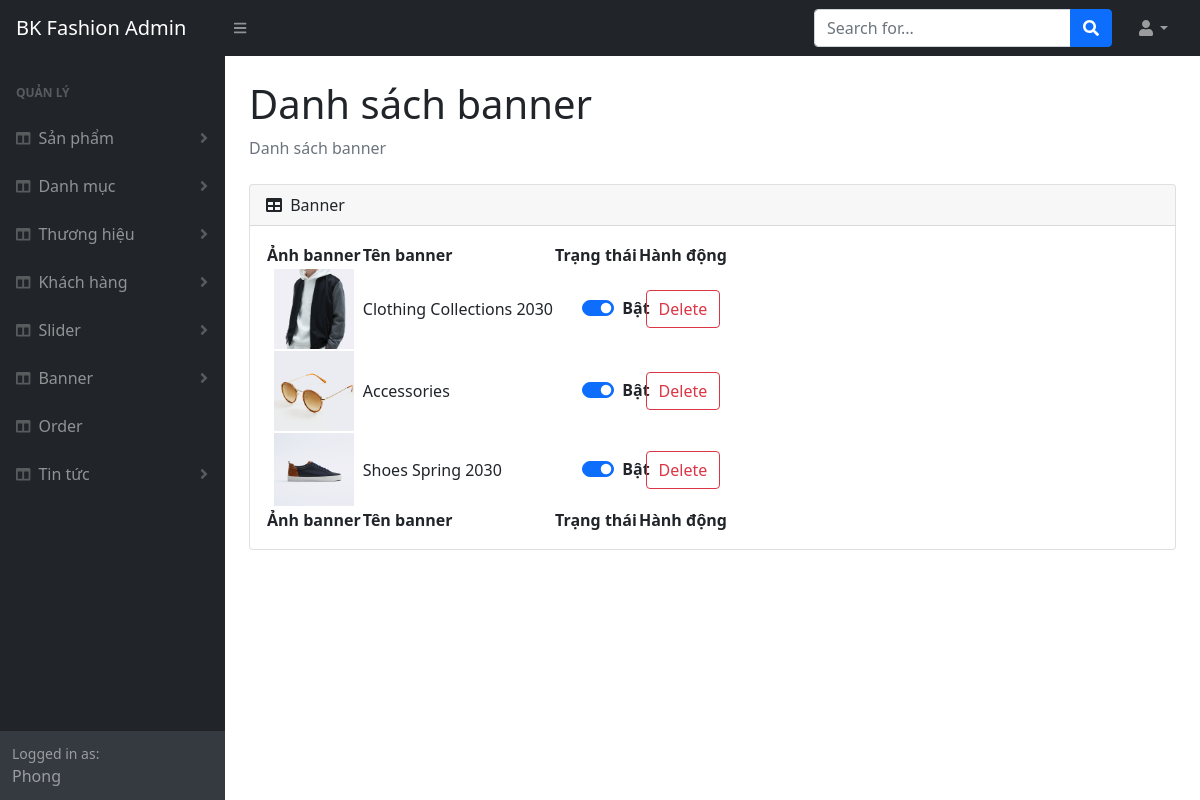
Screenshot of /admin/banner-list.php (signed in) with the database file from the repository.
### tables this page shows
CREATE TABLE `tbl_banner` (
  `bannerId` int(11) NOT NULL,
  `bannerName` varchar(255) NOT NULL,
  `bannerImage` varchar(255) NOT NULL,
  `status` int(11) NOT NULL
);

### lib/database.php (called while the page is built, shortened)
<?php
Class Database{
   public $host   = DB_HOST;
   public $user   = DB_USER;
   public $pass   = DB_PASS;
   public $dbname = DB_NAME;
   public $link;
private function connectDB(){
   $this->link = new mysqli($this->host, $this->user, $this->pass,
    $this->dbname);
   mysqli_set_charset($this->link,"utf8");
 }
public function select($query){
  $result = $this->link->query($query) or
   die($this->link->error.__LINE__);
  if($result->num_rows > 0){
    return $result;
  } else {
    return false;
  }
 }
}

### classes/banner.php (called while the page is built, shortened)
<?php
	$filepath = realpath(dirname(__FILE__));
	include_once ($filepath.'/../lib/database.php');
class Banner
{
    private $db;
	public function __construct()
	{
		$this->db = new Database();
	}
    public function show_banners()
    {
        $query = "SELECT * FROM `tbl_banner` ORDER BY bannerId DESC;";
        return $this->db->select($query);
    }
}

### admin/banner-list.php (the view, shortened to what this page needs)
<?php include 'inc_admin/header.php' ?>
<?php include 'inc_admin/sidebar.php' ?>
<?php include '../classes/banner.php';
    $banner = new Banner();
	$list_banner = $banner->show_banners();
?>
<div id="layoutSidenav_content">
    <main>
        <div class="container-fluid px-4">
            <h1 class="mt-4">Danh sách banner</h1>
            <ol class="breadcrumb mb-4">
                <li class="breadcrumb-item active">Danh sách banner</li>
            </ol>
            <div class="card mb-4">
                <div class="card-header">
                    <i class="fas fa-table me-1"></i>
                    Banner
                </div>
                <div class="card-body">
                    <table id="datatablesSimple">
                        <thead>
                            <tr>
                                <th>Ảnh banner</th>
                                <th>Tên banner</th>
                                <th>Trạng thái</th>
                                <th>Hành động</th>
                            </tr>
                        </thead>
                        <tfoot>
                            <tr>
                                <th>Ảnh banner</th>
                                <th>Tên banner</th>
                                <th>Trạng thái</th>
                                <th>Hành động</th>
                            </tr>
                        </tfoot>
                        <tbody>
                            <?php
                                if ($list_banner != false)
                                {
                                    while($row = $list_banner->fetch_assoc())
                                    {
                                        echo '
                                        <tr>
                                            <td class="text-center"><img src="../img/banner/'.$row["bannerImage"].'" alt="'.$row["bannerImage"].'" width = 80px"></td>
                                            <td>'.$row["bannerName"].'</td>
                                            <td>
                                                <div class="form-check form-switch offset-sm-4">';
                                                if ($row["status"]){
                                                    echo '<input class="form-check-input" type="checkbox" role="switch" id="mode'.$row["bannerId"].'" name="status" checked onchange="switchChange('.$row["bannerId"].', this.checked)">
                                                    <label class="form-check-label fw-bold" for="mode'.$row["bannerId"].'" id="labelswitch'.$row["bannerId"].'">Bật</label>';
                                                }
                                                else echo '<input class="form-check-input" type="checkbox" role="switch" id="mode'.$row["bannerId"].'" name="status" onchange="switchChange('.$row["bannerId"].', this.checked)">
                                                    <label class="form-check-label" for="mode'.$row["bannerId"].'" id="labelswitch'.$row["bannerId"].'">Tắt</label>';
                                        echo '
                                                </div>
                                            </td>
                                            <td class="text-center">
                                                <button class="btn btn-outline-danger my-1" onclick="openDeleteConfirm(()=>{location.assign(\'?deleteId='.$row["bannerId"].'\')});">Delete</button>
                                            </td>
                                        </tr>';
                                    }
                                }
                            ?>
                        </tbody>
                    </table>
                </div>
            </div>
        </div>
    </main>
</div>
<?php include 'inc_admin/footer.php' ?>

### rows the page displays
tbl_banner: bannerImage (picture), bannerName "Clothing Collections 2030"
tbl_banner: bannerImage (picture), bannerName "Accessories"
tbl_banner: bannerImage (picture), bannerName "Shoes Spring 2030"

### other values shown
Session::get('user_name') "Phong"
